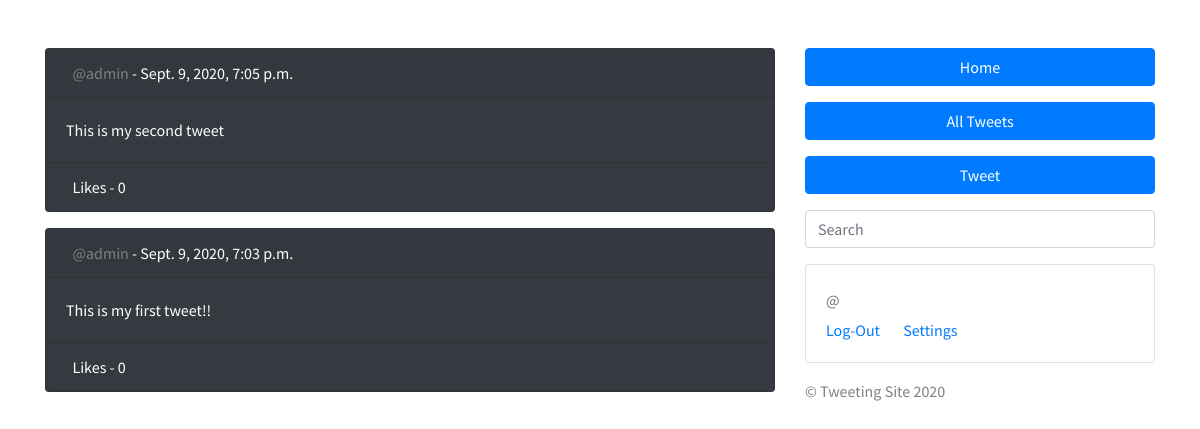
The app's page /feed/, older data.
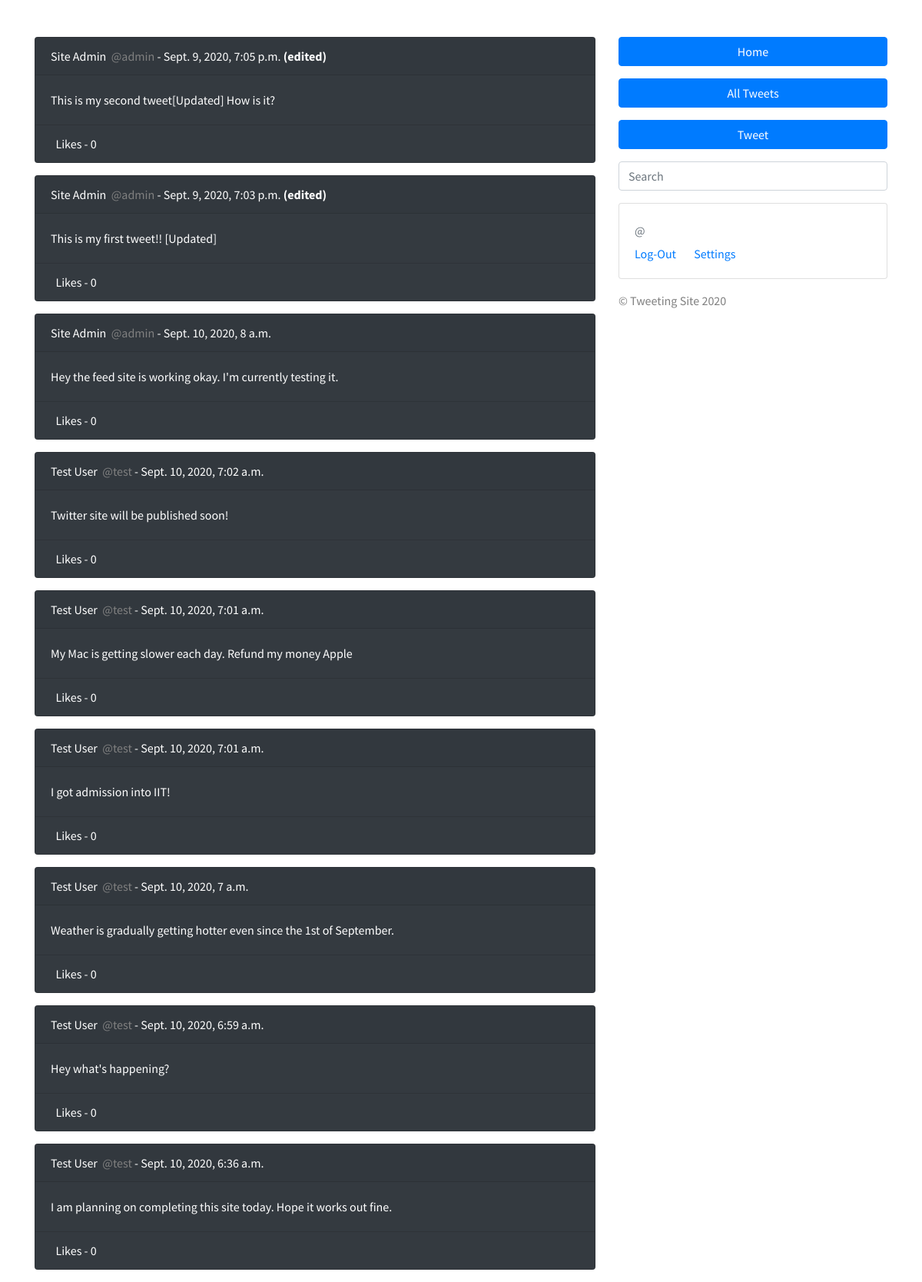
The same page, newer data.
### feed/models.py (models this page shows, shortened)
class Tweet(models.Model):
    body = models.TextField(max_length=255, null=False, blank=False)
    date_published = models.DateTimeField(auto_now_add=True, verbose_name='date published')
    date_updated = models.DateTimeField(auto_now=True, verbose_name='date updated')
    author = models.ForeignKey(settings.AUTH_USER_MODEL, on_delete=models.CASCADE)
    likes = models.ManyToManyField(settings.AUTH_USER_MODEL, related_name='tweets')
    slug = models.SlugField(blank=True, unique=True)

### user/models.py (models this page shows)
class CustomUser(AbstractUser):
    def __str__(self):
        return self.username

### feed/views.py (the view)
# urls.py: path('', feed_view, name='feed'),
def feed_view(request):
    context = {}
    query = ""
    if request.GET:
        query = request.GET['q']
        context['query'] = str(query)
    tweets = sorted(get_tweet_queryset(query), key=attrgetter('date_updated'), reverse=True)
    context['tweets'] = tweets
    return render(request, 'feed/feed.html', context)

### feed/views.py (called while the page is built)
def get_tweet_queryset(query=None):
    queryset = []
    print(type(query))
    queries = query.split(" ")
    for q in queries:
        posts = Tweet.objects.filter(
            Q(body__icontains=q) |
            Q(author__username__icontains=q) |
            Q(author__first_name__icontains=q) |
            Q(author__last_name__icontains=q)
        ).distinct()
        for post in posts:
            queryset.append(post)
    return list(set(queryset))

### feed/templates/feed/feed.html
{% extends 'base.html' %}
{% load static %}
{% block content %}
<div class="container mt-5">
<div class="row">
    <div class="col-8">
        {% if tweets %}
        {% for item in tweets %}
            <div>
                {% include 'feed/tweet_snippet.html' with tweet=item %}
            </div>
        {% endfor %}
        {% else %}
            <div>
                {% include 'feed/tweet_snippet.html' with query=query %}
            </div>
        {% endif %}
    </div>
    <div class="col-4">
        {% include 'feed/sidebar.html' %}
    </div>
</div>
</div>
{% endblock %}

### feed/templates/feed/tweet_snippet.html (shortened to what this page needs)
{% if tweets %}
<div class="container">
    <div class="row">
        <div class="card text-white bg-dark mb-3" style="width: 100%;">
            <div class="card-header">{{tweet.author.first_name}} {{tweet.author.last_name}}&nbsp;&nbsp;<span style="color: gray;">@{{tweet.author.username}}</span> - {{tweet.date_published}}
                {% if tweet.date_published|date:"YmdHis" < tweet.date_updated|date:"YmdHis" %}
                    <b>(edited)</b>
                {% endif %}
            </div>
            <a href="{% url 'tweet_detail' tweet.slug %}" style="text-decoration: none; color: white;">
              <div class="card-body">
                <p class="card-text">{{tweet.body}}</p>
              </div>
            </a>
          <div class="card-footer text-white bg-dark">
              &nbsp;&nbsp;Likes - {{ tweet.likes.count }}
          </div>
        </div>
    </div>
</div>
{% endif %}

Row changes from the older to the newer data that the page shows:
changed Tweet: author.first_name (not shown) → "Site"; author.last_name (not shown) → "Admin"; body "This is my second tweet" → "This is my second tweet[Updated] How is it?"
changed Tweet: author.first_name (not shown) → "Site"; author.last_name (not shown) → "Admin"; body "This is my first tweet!!" → "This is my first tweet!! [Updated]"
added Tweet: author.first_name "Site", author.last_name "Admin", author.username "admin", date_published "Sept. 10, 2020, 8 a.m.", body "Hey the feed site is working okay. I'm currently testing it.", likes.count "0"
added Tweet: author.first_name "Test", author.last_name "User", author.username "test", date_published "Sept. 10, 2020, 7:02 a.m.", body "Twitter site will be published soon!", likes.count "0"
added Tweet: author.first_name "Test", author.last_name "User", author.username "test", date_published "Sept. 10, 2020, 7:01 a.m.", body "My Mac is getting slower each day. Refund my money Apple", likes.count "0"
added Tweet: author.first_name "Test", author.last_name "User", author.username "test", date_published "Sept. 10, 2020, 7:01 a.m.", body "I got admission into IIT!", likes.count "0"
added Tweet: author.first_name "Test", author.last_name "User", author.username "test", date_published "Sept. 10, 2020, 7 a.m.", body "Weather is gradually getting hotter even since the 1st of September.", likes.count "0"
added Tweet: author.first_name "Test", author.last_name "User", author.username "test", date_published "Sept. 10, 2020, 6:59 a.m.", body "Hey what's happening?", likes.count "0"
added Tweet: author.first_name "Test", author.last_name "User", author.username "test", date_published "Sept. 10, 2020, 6:36 a.m.", body "I am planning on completing this site today. Hope it works out fine.", likes.count "0"
